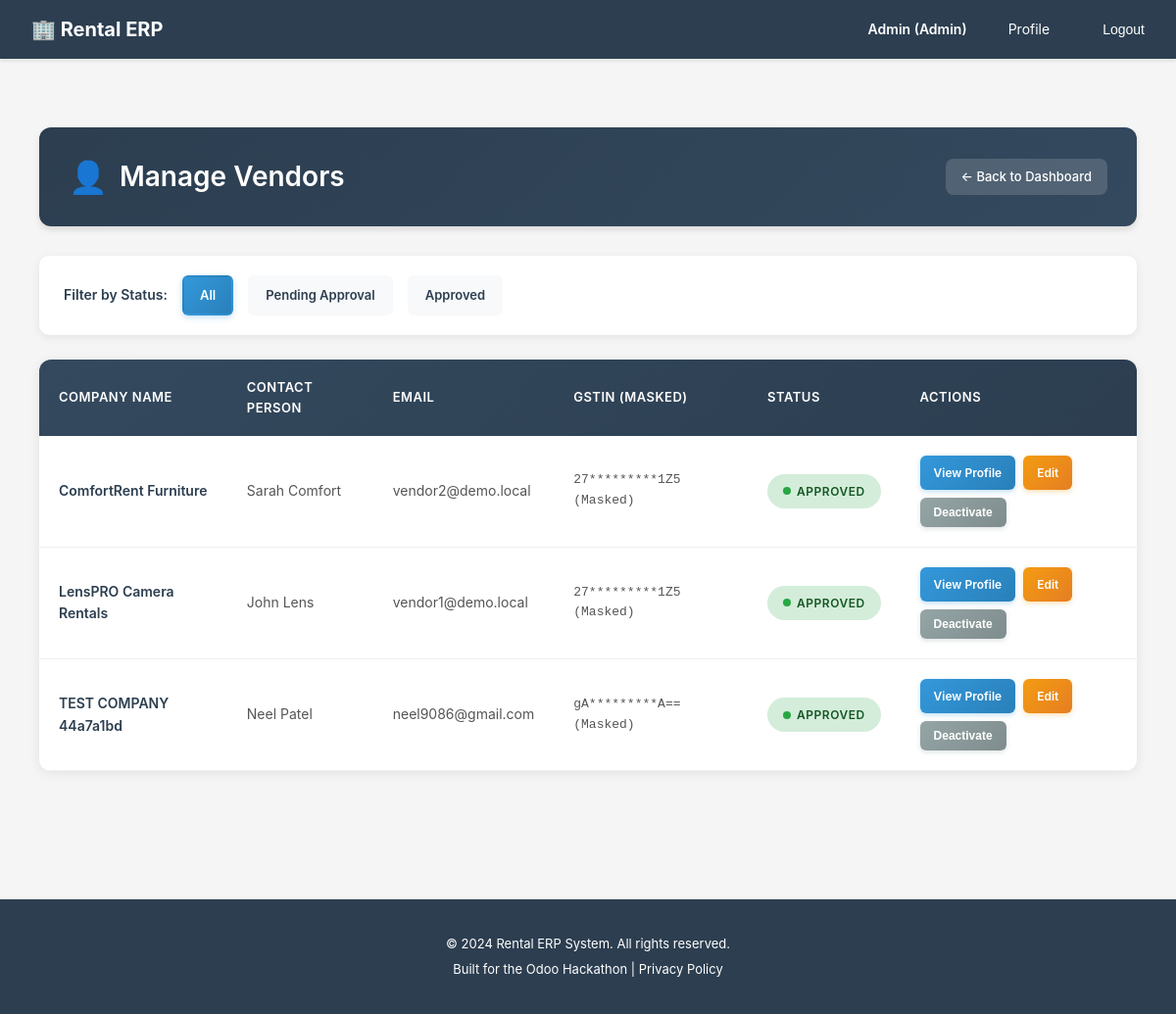
The app's page /accounts/admin/vendors/ (signed in) with its own data.
### accounts/models.py (models this page shows, shortened)
class User(AbstractUser):
    ROLE_CHOICES = [
        ('customer', 'Customer'),  # End-user who rents products
        ('vendor', 'Vendor'),      # Business user who owns rental products
        ('admin', 'Admin'),        # System administrator with full access
    ]
    email = models.EmailField(
        unique=True,
        validators=[EmailValidator()],
        help_text="Used for login and notifications"
    )
    role = models.CharField(
        max_length=20,
        choices=ROLE_CHOICES,
        default='customer',
        help_text="Determines user's permissions and accessible features"
    )
    phone = models.CharField(
        max_length=15,
        blank=True,
        null=True,
        validators=[
            RegexValidator(
                regex=r'^\+?1?\d{9,15}$',
                message="Phone number must be entered in the format: '+999999999'. Up to 15 digits allowed."
            )
        ],
        help_text="Contact number for order notifications and support"
    )
    is_verified = models.BooleanField(
        default=False,
        help_text="Email verification status for security"
    )
    totp_secret = models.CharField(
        max_length=32,
        blank=True,
        null=True,
        help_text="TOTP secret key for 2FA (encrypted)"
    )
    totp_enabled = models.BooleanField(
        default=False,
        help_text="Whether TOTP 2FA is enabled for this user"
    )
    created_at = models.DateTimeField(auto_now_add=True)
    updated_at = models.DateTimeField(auto_now=True)
    @property
    def phone_number(self):
        """Property alias for backward compatibility with older view/form code"""
        return self.phone
    USERNAME_FIELD = 'email'
    REQUIRED_FIELDS = ['username', 'first_name', 'last_name']
    class Meta:
        db_table = 'users'
        verbose_name = 'User'
        verbose_name_plural = 'Users'
        ordering = ['-created_at']

class VendorProfile(models.Model):
    user = models.OneToOneField(
        User,
        on_delete=models.CASCADE,
        related_name='vendorprofile',
        limit_choices_to={'role': 'vendor'},
        help_text="Links to the Vendor User account"
    )
    company_name = models.CharField(
        max_length=255,
        help_text="Vendor's registered business name"
    )
    gstin = models.CharField(
        max_length=255,  # Increased for encrypted data
        unique=True,
        help_text="Vendor's GST number for tax compliance (encrypted)"
    )
    business_address = models.TextField(
        help_text="Vendor's business location"
    )
    state = models.CharField(
        max_length=100,
        help_text="State for GST calculations"
    )
    city = models.CharField(
        max_length=100,
        blank=True,
        null=True
    )
    pincode = models.CharField(
        max_length=6,
        validators=[
            RegexValidator(regex=r'^\d{6}$', message="Enter a valid 6-digit pincode")
        ]
    )
    bank_account_number = models.CharField(
        max_length=255,  # Increased for encrypted data
        blank=True,
        null=True,
        help_text="For revenue payouts (encrypted)"
    )
    bank_ifsc_code = models.CharField(
        max_length=255,  # Increased for encrypted data
        blank=True,
        null=True,
        help_text="Bank branch code (encrypted)"
    )
    vendor_logo = models.ImageField(
        upload_to='vendors/logos/',
        blank=True,
        null=True,
        help_text="Vendor's business logo for documents"
    )
    ADVANCE_PAYMENT_CHOICES = [
        ('none', 'No Advance Required'),
        ('half', '50% Advance Required'),
        ('full', '100% Advance Required'),
        ('custom', 'Custom Percentage Advance'),
    ]
    advance_payment_type = models.CharField(
        max_length=20,
        choices=ADVANCE_PAYMENT_CHOICES,
        default='none',
        help_text="Standard advance payment policy for this vendor"
    )
    advance_payment_percentage = models.DecimalField(
        max_digits=5,
        decimal_places=2,
        default=0.00,
        help_text="Percentage of total to be paid as advance (for 'custom' type)"
    )
    upi_id = models.CharField(
        max_length=255,  # Encrypted UPI ID for alternative payment
        blank=True,
        null=True,
        help_text="UPI ID for instant payouts (encrypted)"
    )
    bank_name = models.CharField(
        max_length=100,
        blank=True,
        null=True
    )
    total_products = models.PositiveIntegerField(
        default=0,
        help_text="Number of products listed by this vendor"
    )
    total_rentals = models.PositiveIntegerField(
        default=0,
        help_text="Total rental orders fulfilled"
    )
    total_revenue = models.DecimalField(
        max_digits=12,
        decimal_places=2,
        default=0.00,
        help_text="Lifetime earnings from rentals"
    )
    average_rating = models.DecimalField(
        max_digits=3,
        decimal_places=2,
        default=0.00,
        help_text="Customer satisfaction score (0-5)"
    )
    is_approved = models.BooleanField(
        default=False,
        help_text="Admin approval required before vendor can list products"
    )
    approved_at = models.DateTimeField(
        blank=True,
        null=True,
        help_text="When admin approved this vendor"
    )
    created_at = models.DateTimeField(auto_now_add=True)
    updated_at = models.DateTimeField(auto_now=True)
    class Meta:
        db_table = 'vendor_profiles'
        verbose_name = 'Vendor Profile'
        verbose_name_plural = 'Vendor Profiles'

### accounts/decorators.py (the view)
        def wrapper(request, *args, **kwargs):
            if not request.user.is_authenticated:
                return redirect('accounts:login')
            if request.user.role not in allowed_roles:
                return HttpResponseForbidden('You do not have access to this page.')
            return view_func(request, *args, **kwargs)

### templates/accounts/admin_vendor_list.html (shortened to what this page needs)
{% extends 'base.html' %}
{% block content %}
<div class="vendors-container">
    <div class="page-header">
        <h2>Manage Vendors</h2>
        <a href="{% url 'dashboards:dashboard' %}" class="back-link">← Back to Dashboard</a>
    </div>
    <div class="filter-section">
        <span class="filter-label">Filter by Status:</span>
        <a href="{% url 'accounts:admin_vendor_list' %}" class="filter-btn {% if not current_status %}active{% endif %}">All</a>
        <a href="{% url 'accounts:admin_vendor_list' %}?status=pending" class="filter-btn {% if current_status == 'pending' %}active{% endif %}">Pending Approval</a>
        <a href="{% url 'accounts:admin_vendor_list' %}?status=approved" class="filter-btn {% if current_status == 'approved' %}active{% endif %}">Approved</a>
    </div>
    {% if vendors %}
    <div class="vendors-table-wrapper">
        <table class="vendors-table">
            <thead>
                <tr>
                    <th>Company Name</th>
                    <th>Contact Person</th>
                    <th>Email</th>
                    <th>GSTIN (Masked)</th>
                    <th>Status</th>
                    <th>Actions</th>
                </tr>
            </thead>
            <tbody>
                {% for vendor in vendors %}
                <tr class="vendor-row">
                    <td><span class="vendor-name">{{ vendor.company_name }}</span></td>
                    <td>{{ vendor.user.get_full_name }}</td>
                    <td>{{ vendor.user.email }}</td>
                    <td class="masked-gstin">
                        {{ vendor.gstin|slice:":2" }}*********{{ vendor.gstin|slice:"-3:" }} (Masked)
                    </td>
                    <td>
                        {% if vendor.is_approved %}
                            <span class="status-badge status-approved">Approved</span>
                        {% else %}
                            <span class="status-badge status-pending">Pending</span>
                        {% endif %}
                    </td>
                    <td>
                        <div class="actions-cell">
                            <a href="{% url 'accounts:admin_vendor_profile' vendor.pk %}" class="action-btn">View Profile</a>
                            <a href="{% url 'accounts:admin_vendor_edit' vendor.pk %}" class="action-btn action-btn-warning">Edit</a>
                            {% if not vendor.is_approved %}
                                <form method="POST" action="{% url 'accounts:approve_vendor' vendor.pk %}">
                                    {% csrf_token %}
                                    <button type="submit" class="action-btn action-btn-success" onclick="return confirm('Approve this vendor?')">Approve</button>
                                </form>
                            {% else %}
                                <form method="POST" action="{% url 'accounts:reject_vendor' vendor.pk %}">
                                    <button type="submit" class="action-btn action-btn-secondary" onclick="return confirm('Deactivate this vendor?')">Deactivate</button>
                                </form>
                            {% endif %}
                        </div>
                    </td>
                </tr>
                {% endfor %}
            </tbody>
        </table>
    </div>
    {% else %}
    <div class="empty-state">
        <div class="empty-state-icon">📭</div>
        <p class="empty-state-text">No vendors found matching your criteria.</p>
    </div>
    {% endif %}
</div>
{% endblock %}

### templates/base.html (shortened to what this page needs)
{% load static %}
<!DOCTYPE html>
<html lang="en">
<head>
</head>
<body>
    <nav>
        <div class="container">
            <a href="/" class="logo">🏢 Rental ERP</a>
            <ul>
                {% if user.is_authenticated %}
                    <li><strong>{{ user.first_name }} ({{ user.get_role_display }})</strong></li>
                    <li><a href="{% url 'accounts:profile' %}">Profile</a></li>
                    <li>
                        <form method="POST" action="{% url 'accounts:logout' %}" style="display: inline;">
                            <button type="submit" style="background: none; border: none; color: #fff; cursor: pointer; padding: 8px 12px; font-size: 14px;">Logout</button>
                        </form>
                    </li>
                {% else %}
                    <li><a href="{% url 'accounts:login' %}">Login</a></li>
                    <li><a href="{% url 'accounts:signup_customer' %}">Sign Up (Customer)</a></li>
                    <li><a href="{% url 'accounts:signup_vendor' %}">Sign Up (Vendor)</a></li>
                {% endif %}
            </ul>
        </div>
    </nav>
    <main>
        <div class="container">
            {% block content %}{% endblock %}
        </div>
    </main>
    <footer>
        <p>&copy; 2024 Rental ERP System. All rights reserved.</p>
        <p>Built for the Odoo Hackathon | <a href="#" style="color: #fff;">Privacy Policy</a></p>
    </footer>
</body>
</html>

### records on screen
User: first_name "Admin", role "Admin"
VendorProfile: company_name "ComfortRent Furniture", user.get_full_name "Sarah Comfort", user.email "vendor2@demo.local", gstin "27", gstin "1Z5", is_approved "APPROVED"
VendorProfile: company_name "LensPRO Camera Rentals", user.get_full_name "John Lens", user.email "vendor1@demo.local", gstin "27", gstin "1Z5", is_approved "APPROVED"
VendorProfile: company_name "TEST COMPANY 44a7a1bd", user.get_full_name "Neel Patel", user.email "neel9086@gmail.com", gstin "gA", gstin "A==", is_approved "APPROVED"
